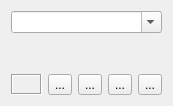
<ui version="4.0" >
 <class>KoEditColorSet</class>
 <widget class="QWidget" name="KoEditColorSet" >
  <property name="geometry" >
   <rect>
    <x>0</x>
    <y>0</y>
    <width>173</width>
    <height>106</height>
   </rect>
  </property>
  <layout class="QVBoxLayout" >
   <item>
    <widget class="QComboBox" name="selector" >
     <property name="editable" >
      <bool>true</bool>
     </property>
    </widget>
   </item>
   <item>
    <widget class="QFrame" name="patchesFrame" >
     <property name="frameShape" >
      <enum>QFrame::NoFrame</enum>
     </property>
     <property name="frameShadow" >
      <enum>QFrame::Plain</enum>
     </property>
    </widget>
   </item>
   <item>
    <layout class="QHBoxLayout" >
     <item>
      <widget class="QLabel" name="colorName" >
       <property name="frameShape" >
        <enum>QFrame::Box</enum>
       </property>
       <property name="frameShadow" >
        <enum>QFrame::Sunken</enum>
       </property>
      </widget>
     </item>
     <item>
      <widget class="QToolButton" name="add" >
       <property name="toolTip" >
        <string>Add</string>
       </property>
       <property name="text" >
        <string>...</string>
       </property>
      </widget>
     </item>
     <item>
      <widget class="QToolButton" name="remove" >
       <property name="toolTip" >
        <string>Remove</string>
       </property>
       <property name="text" >
        <string>...</string>
       </property>
      </widget>
     </item>
     <item>
      <widget class="QToolButton" name="open" >
       <property name="toolTip" >
        <string>Open palette</string>
       </property>
       <property name="text" >
        <string>...</string>
       </property>
      </widget>
     </item>
     <item>
      <widget class="QToolButton" name="save" >
       <property name="toolTip" >
        <string>Save palette</string>
       </property>
       <property name="text" >
        <string>...</string>
       </property>
      </widget>
     </item>
    </layout>
   </item>
  </layout>
 </widget>
 <resources/>
 <connections/>
</ui>
